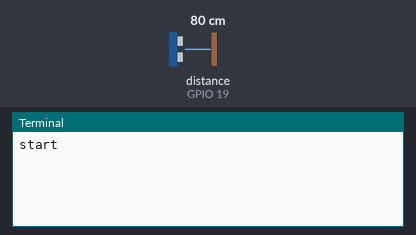
The program below on a simulated Raspberry Pi (BCM pin numbers). Parts: the last lines printed to the terminal. Inputs (shaded band) come from the test bench; at power-on: distance to the obstacle (sensor on GPIO 19) 80 cm. The echo pulse lasts 58.3 µs per cm; the clock reads 2024-03-15 10:24:30 at power-on unless the program sets it.

Above: at 1.2 s.
1.3 s: distance to the obstacle (sensor on GPIO 19) set to 35 cm
At 3.4 s:
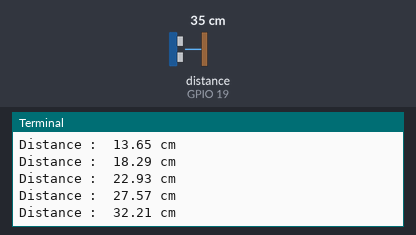
4.3 s: distance to the obstacle (sensor on GPIO 19) set to 60 cm
At 6.7 s:
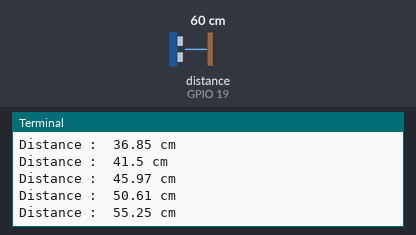
Timing chart, 0 to 8.2 s (numbered marks = the images above; inputs shaded):
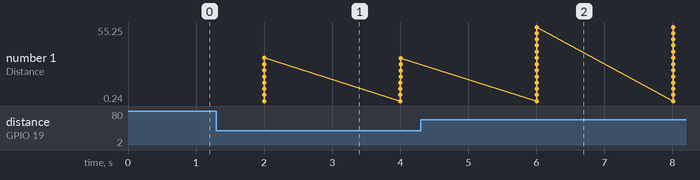

Measured:
- after the input at 4.3 s, the terminal: prints a new line after 1.7 s (image 2)
- plotted number 1: 32.05 → 55.25 after the input at 4.3 s

The program:

deamon2.py
```python
import RPi.GPIO as gpio
import time
import os
import sys

gpio.setmode(gpio.BCM)

trig = 13
echo = 19


print "start"
gpio.setup(trig, gpio.OUT)
gpio.setup(echo, gpio.IN)


try :
 while True :
     gpio.output(trig, False)
    #  print "Waiting..."
     time.sleep(2)

     gpio.output(trig, True)
     time.sleep(0.00001)
     gpio.output(trig, False)

     while gpio.input(echo) == 0 :
         pulse_start = time.time()
     while gpio.input(echo) == 1 :
         pulse_end = time.time()
         pulse_duration = pulse_end - pulse_start
         distance = pulse_duration * 17000
         distance = round(distance, 2)
         print "Distance : ", distance, "cm"
#     if distance < 10 :
#         os.system("python ./motor.py")
except :
    gpio.cleanup()
```
